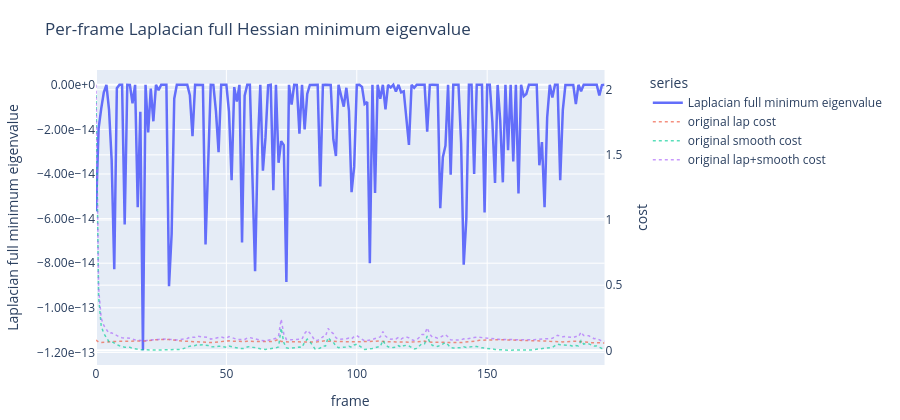
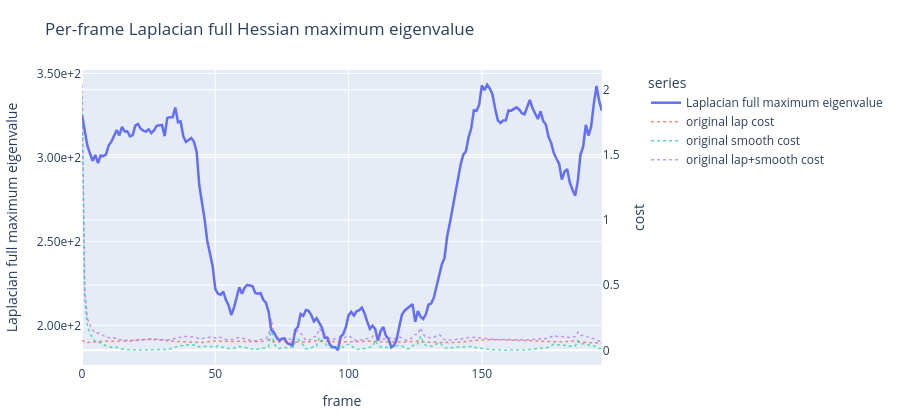

The notebook cell saved with these charts, in order:
### Markdown cell above
## Per-Frame Hessian Eigenvalues With Costs

Uses `frame_hessian_component_matrices`, where each frame keeps the last inner iteration.

### Code cell
if PLOT_FRAME:
    plot_hessian_metric_grid(
        spectra=frame_hessian_spectra,
        x=np.arange(num_frames),
        title_prefix="Per-frame",
        x_label="frame",
        cost_series=cost_series,
    )
else:
    print("PLOT_FRAME is False; skipping per-frame Hessian plots.")

### Figure 1 — Plotly figure (JSON) as saved in the notebook; plotly's stock layout.template omitted (floating-point values rounded to 4 significant figures; data arrays with more than 128 entries replaced by an {"elided": "..."} marker saying what was removed)
{"data": [{"hovertemplate": "frame=%{x}<br>Laplacian full minimum eigenvalue=%{y:.6e}<extra></extra>", "line": {"width": 2.5}, "mode": "lines", "name": "Laplacian full minimum eigenvalue", "type": "scatter", "x": {"elided": "196 int values"}, "xaxis": "x", "y": {"elided": "196 float values"}, "yaxis": "y"}, {"hovertemplate": "frame=%{x}<br>original lap cost=%{y:.6e}<extra></extra>", "line": {"dash": "dot", "width": 1.5}, "mode": "lines", "name": "original lap cost", "opacity": 0.65, "type": "scatter", "x": {"elided": "196 int values"}, "xaxis": "x", "y": {"elided": "196 float values"}, "yaxis": "y2"}, {"hovertemplate": "frame=%{x}<br>original smooth cost=%{y:.6e}<extra></extra>", "line": {"dash": "dot", "width": 1.5}, "mode": "lines", "name": "original smooth cost", "opacity": 0.65, "type": "scatter", "x": {"elided": "196 int values"}, "xaxis": "x", "y": {"elided": "196 float values"}, "yaxis": "y2"}, {"hovertemplate": "frame=%{x}<br>original lap+smooth cost=%{y:.6e}<extra></extra>", "line": {"dash": "dot", "width": 1.5}, "mode": "lines", "name": "original lap+smooth cost", "opacity": 0.65, "type": "scatter", "x": {"elided": "196 int values"}, "xaxis": "x", "y": {"elided": "196 float values"}, "yaxis": "y2"}], "layout": {"height": 420, "hovermode": "x unified", "legend": {"title": {"text": "series"}}, "margin": {"b": 55, "l": 70, "r": 70, "t": 70}, "title": {"text": "Per-frame Laplacian full Hessian minimum eigenvalue"}, "xaxis": {"anchor": "y", "domain": [0, 0.94], "title": {"text": "frame"}}, "yaxis": {"anchor": "x", "domain": [0, 1], "tickformat": ".2e", "title": {"text": "Laplacian full minimum eigenvalue"}, "type": "linear"}, "yaxis2": {"anchor": "x", "overlaying": "y", "side": "right", "title": {"text": "cost"}}}}

### Figure 2 — Plotly figure (JSON) as saved in the notebook; plotly's stock layout.template omitted (floating-point values rounded to 4 significant figures; data arrays with more than 128 entries replaced by an {"elided": "..."} marker saying what was removed)
{"data": [{"hovertemplate": "frame=%{x}<br>Laplacian full maximum eigenvalue=%{y:.6e}<extra></extra>", "line": {"width": 2.5}, "mode": "lines", "name": "Laplacian full maximum eigenvalue", "type": "scatter", "x": {"elided": "196 int values"}, "xaxis": "x", "y": {"elided": "196 float values"}, "yaxis": "y"}, {"hovertemplate": "frame=%{x}<br>original lap cost=%{y:.6e}<extra></extra>", "line": {"dash": "dot", "width": 1.5}, "mode": "lines", "name": "original lap cost", "opacity": 0.65, "type": "scatter", "x": {"elided": "196 int values"}, "xaxis": "x", "y": {"elided": "196 float values"}, "yaxis": "y2"}, {"hovertemplate": "frame=%{x}<br>original smooth cost=%{y:.6e}<extra></extra>", "line": {"dash": "dot", "width": 1.5}, "mode": "lines", "name": "original smooth cost", "opacity": 0.65, "type": "scatter", "x": {"elided": "196 int values"}, "xaxis": "x", "y": {"elided": "196 float values"}, "yaxis": "y2"}, {"hovertemplate": "frame=%{x}<br>original lap+smooth cost=%{y:.6e}<extra></extra>", "line": {"dash": "dot", "width": 1.5}, "mode": "lines", "name": "original lap+smooth cost", "opacity": 0.65, "type": "scatter", "x": {"elided": "196 int values"}, "xaxis": "x", "y": {"elided": "196 float values"}, "yaxis": "y2"}], "layout": {"height": 420, "hovermode": "x unified", "legend": {"title": {"text": "series"}}, "margin": {"b": 55, "l": 70, "r": 70, "t": 70}, "title": {"text": "Per-frame Laplacian full Hessian maximum eigenvalue"}, "xaxis": {"anchor": "y", "domain": [0, 0.94], "title": {"text": "frame"}}, "yaxis": {"anchor": "x", "domain": [0, 1], "tickformat": ".2e", "title": {"text": "Laplacian full maximum eigenvalue"}, "type": "linear"}, "yaxis2": {"anchor": "x", "overlaying": "y", "side": "right", "title": {"text": "cost"}}}}
